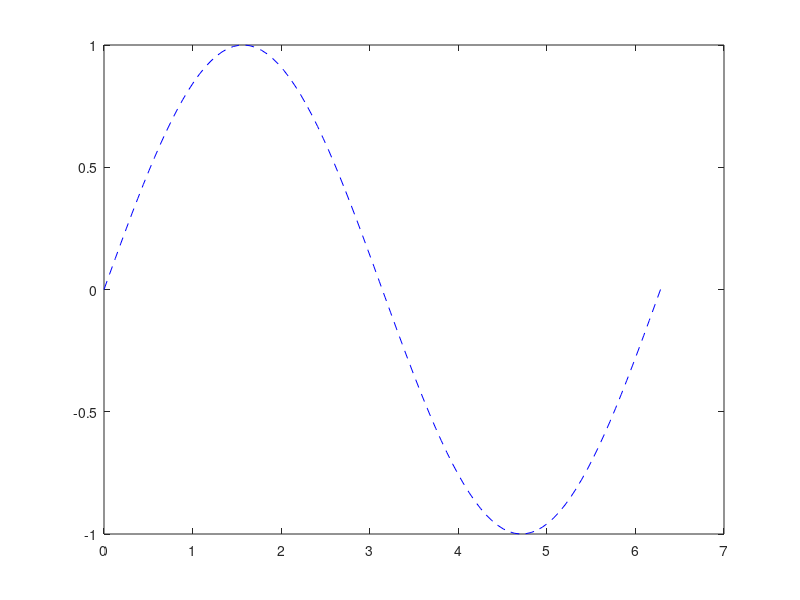

Here is the MATLAB script that generated this plot:
% setup of coordination of each plot
x = linspace(0,2*pi)
y = sin(x)



% plot on screen normally
% plot(x,y)

% Label the axes
xlabel("x")
ylabel("sin(x)")

% Title of graph
title("Plot of Sine Function")

plot(x,y, "b--")
%{
    b: meaaning color of line is blue
    --: dashed line
%}
